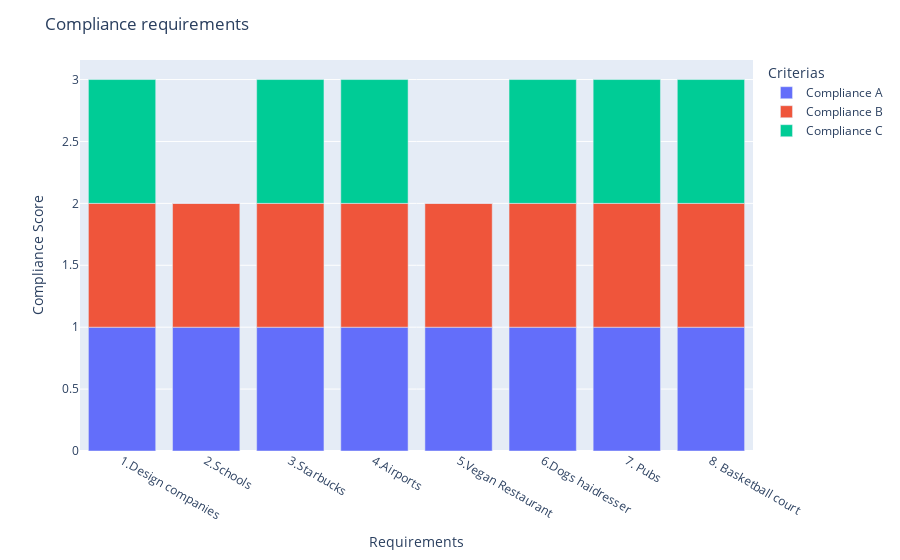

Notebook code cell kept with this figure:
### Markdown cell above
# 5. Visualization by requirements and locations

### Code cell
import plotly.express as px
import plotly.io as pio
fig = px.bar(concatenated_df1, x="Requirement", y=["Compliance A", "Compliance B", "Compliance C"])

fig.update_layout(
    title="Compliance requirements",
    xaxis_title="Requirements",
    yaxis_title="Compliance Score",
    legend_title="Criterias"
)
pio.write_html(fig, file='./fig/requirements_locSF.html', auto_open=False)
fig.show()

### Figure 1 — Plotly figure (JSON) as saved in the notebook; plotly's stock layout.template omitted (floating-point values rounded to 4 significant figures)
{"data": [{"alignmentgroup": "True", "hovertemplate": "variable=Compliance A<br>Requirement=%{x}<br>value=%{y}<extra></extra>", "legendgroup": "Compliance A", "marker": {"color": "#636efa", "pattern": {"shape": ""}}, "name": "Compliance A", "offsetgroup": "Compliance A", "orientation": "v", "showlegend": true, "textposition": "auto", "type": "bar", "x": ["1.Design companies", "2.Schools", "3.Starbucks", "4.Airports", "5.Vegan Restaurant", "6.Dogs haidresser", "7. Pubs", "8. Basketball court"], "xaxis": "x", "y": [1, 1, 1, 1, 1, 1, 1, 1], "yaxis": "y"}, {"alignmentgroup": "True", "hovertemplate": "variable=Compliance B<br>Requirement=%{x}<br>value=%{y}<extra></extra>", "legendgroup": "Compliance B", "marker": {"color": "#EF553B", "pattern": {"shape": ""}}, "name": "Compliance B", "offsetgroup": "Compliance B", "orientation": "v", "showlegend": true, "textposition": "auto", "type": "bar", "x": ["1.Design companies", "2.Schools", "3.Starbucks", "4.Airports", "5.Vegan Restaurant", "6.Dogs haidresser", "7. Pubs", "8. Basketball court"], "xaxis": "x", "y": [1, 1, 1, 1, 1, 1, 1, 1], "yaxis": "y"}, {"alignmentgroup": "True", "hovertemplate": "variable=Compliance C<br>Requirement=%{x}<br>value=%{y}<extra></extra>", "legendgroup": "Compliance C", "marker": {"color": "#00cc96", "pattern": {"shape": ""}}, "name": "Compliance C", "offsetgroup": "Compliance C", "orientation": "v", "showlegend": true, "textposition": "auto", "type": "bar", "x": ["1.Design companies", "2.Schools", "3.Starbucks", "4.Airports", "5.Vegan Restaurant", "6.Dogs haidresser", "7. Pubs", "8. Basketball court"], "xaxis": "x", "y": [1, 0, 1, 1, 0, 1, 1, 1], "yaxis": "y"}], "layout": {"barmode": "relative", "legend": {"title": {"text": "Criterias"}, "tracegroupgap": 0}, "margin": {"t": 60}, "title": {"text": "Compliance requirements"}, "xaxis": {"anchor": "y", "domain": [0, 1], "title": {"text": "Requirements"}}, "yaxis": {"anchor": "x", "domain": [0, 1], "title": {"text": "Compliance Score"}}}}
